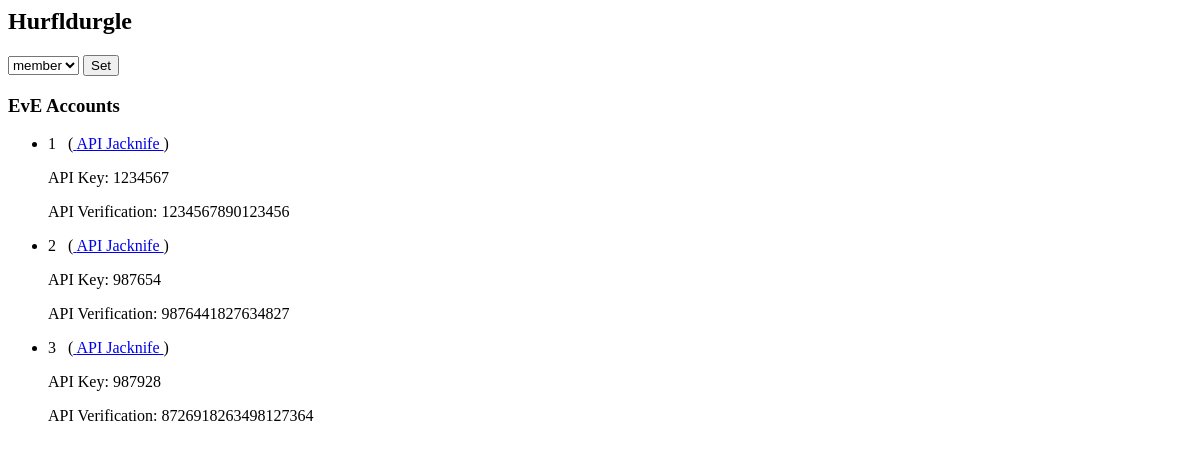
/recruit/account/Hurfldurgle/, run on an earlier commit of the app's database.
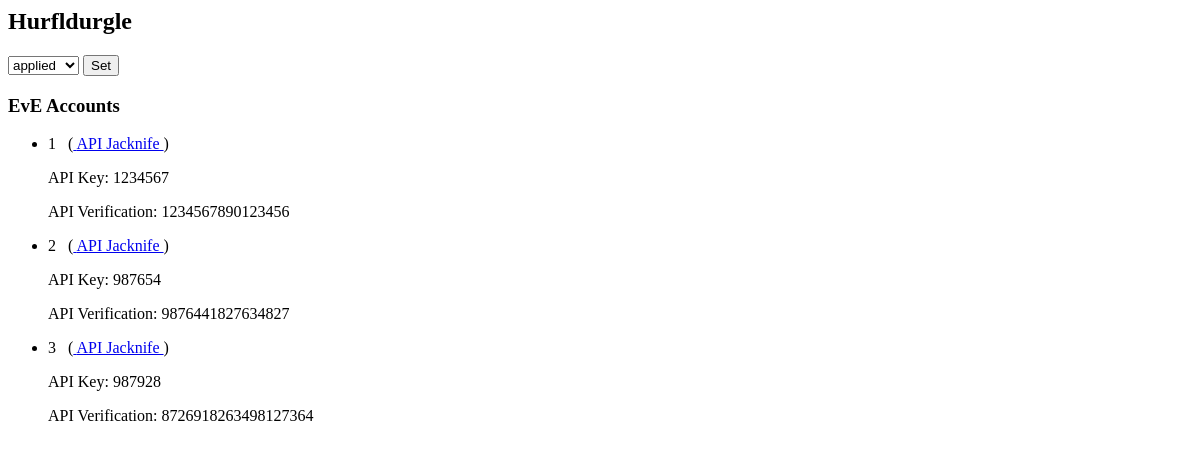
And on a later commit of the database.
### recruit/models.py (models this page shows, shortened)
class Account(models.Model):
    accountName = models.CharField(max_length=50)
    id = models.AutoField(primary_key=True)
    login = models.BooleanField()                 # false: default shell account, true: can log in
    STATUS_LABELS = (
        ('A', 'applied'),
        ('M', 'member'),
        ('R', 'rejected'),
        ('S', 'spai')
    )
    status = models.CharField(max_length=1, choices=STATUS_LABELS)

### recruit/views.py (the view)
# urls.py: url(r'^account/(?P<accountName>\S+)/$', views.account, name='account'),
def account(request, accountName):
    try:
        requestedAccount = Account.objects.get(accountName__iexact=accountName)
        eveaccounts = requestedAccount.eveaccount_set.all()
	if request.method == "POST":
	    requestedAccount.status = request.POST['status']
	    requestedAccount.save()
    except Account.DoesNotExist:
        raise Http404
    return render(request, 'recruit/account.html', {'account': requestedAccount, 'eveaccounts': eveaccounts})

### recruit/templates/recruit/account.html (shortened to what this page needs)
<p>
    <h2>{{ account.accountName }}</h2>
    <form action="{{ request.path }}" method="post">
        <select name="memberstatus">
	{% for status in account.STATUS_LABELS %}
		{% if account.get_status_display == status.1 %}
		    <option value="{{ status.0 }}" selected="selected">{{ status.1 }}</option>
		{% else %}
		    <option value="{{ status.0 }}">{{ status.1}}</option>
		{% endif %}
	{% endfor %}
        </select>
        <input type="submit" value="Set" />
    <h3>EvE Accounts</h3>
    <ul>
    {% for eveaccount in eveaccounts %}
        <li>{{ eveaccount.id }}&nbsp;&nbsp;
            (<a href="http://ridetheclown.com/eveapi/audit.php?usid={{ eveaccount.keyId }}&apik={{ eveaccount.keyVerify }}">
                API Jacknife
            </a>)
        <p>API Key: {{ eveaccount.keyId }}</p>
        <p>API Verification: {{ eveaccount.keyVerify }}</p>
        </li>
    {% endfor %}
</p>

What changed in the data, as far as the page shows it:
changed Account "Hurfldurgle": memberstatus "member" → "applied"
